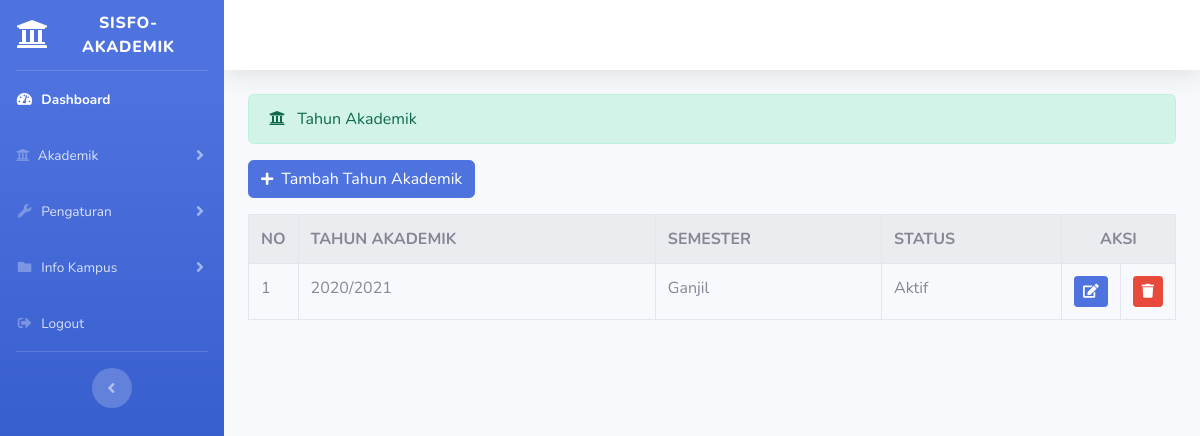
The page /index.php/administrator/tahun_akademik on the database its author committed.
### tables this page shows
CREATE TABLE `tahun_akademik` (
  `id_thn_akademik` int(11) NOT NULL,
  `tahun_akademik` varchar(15) NOT NULL,
  `semester` varchar(20) NOT NULL,
  `status` varchar(20) NOT NULL
);

### application/controllers/administrator/tahun_akademik.php (called while the page is built, shortened)
<?php
class Tahun_akademik extends CI_Controller {
	public function index()
	{
        $data['tahun_akademik'] = $this->tahunakademik_model->tampil_data('tahun_akademik')->result();
		$this->load->view('templates_administrator/header');
        $this->load->view('templates_administrator/sidebar');
        $this->load->view('administrator/tahun_akademik', $data);
        $this->load->view('templates_administrator/footer');
    }
}

### index.php (called while the page is built, shortened)
<?php
require_once BASEPATH.'core/CodeIgniter.php';

### application/models/tahunakademik_model.php (called while the page is built, shortened)
<?php
class Tahunakademik_model extends CI_Model {
    public function tampil_data($table)
    {
        return $this->db->get($table);
    }
}

### application/views/administrator/tahun_akademik.php (the view, shortened to what this page needs)
<div class="container-fluid">
    <div class="alert alert-success" role="alert">
    <i class="fas fa-university mr-2"></i> Tahun Akademik
    </div>
    <?= anchor('administrator/tahun_akademik/tambah_tahun_akademik', '<button class="btn btn-primary"><i class="fas fa-plus fa-sm mr-2"></i>Tambah Tahun Akademik</button>'); ?>
    <table class="table table-bordered table-striped table-hover mt-3">
        <tr>
            <th>NO</th>
            <th>TAHUN AKADEMIK</th>
            <th>SEMESTER</th>
            <th>STATUS</th>
            <th colspan="2" class="text-center">AKSI</th>
        </tr>
        <?php $no = 1; ?>
        <?php foreach ($tahun_akademik as $ak) : ?>
            <tr>
                <td width="20px"><?= $no ?></td>
                <td><?= $ak->tahun_akademik ?></td>
                <td><?= $ak->semester ?></td>
                <td><?= $ak->status ?></td>
                <td width="20px"><?= anchor('administrator/tahun_akademik/update/'.$ak->id_thn_akademik, '<div class="btn btn-sm btn-primary"><i class="fa fa-edit"><i></div>'); ?></td>
                <td width="20px"><?= anchor('administrator/tahun_akademik/delete/'.$ak->id_thn_akademik, '<div class="btn btn-sm btn-danger"><i class="fa fa-trash"><i></div>'); ?></td>
            </tr>
            <?php $no++; ?>
        <?php endforeach; ?>
    </table>
</div>

### rows shown on the page
tahun_akademik: tahun_akademik "2020/2021", semester "Ganjil", status "Aktif"
